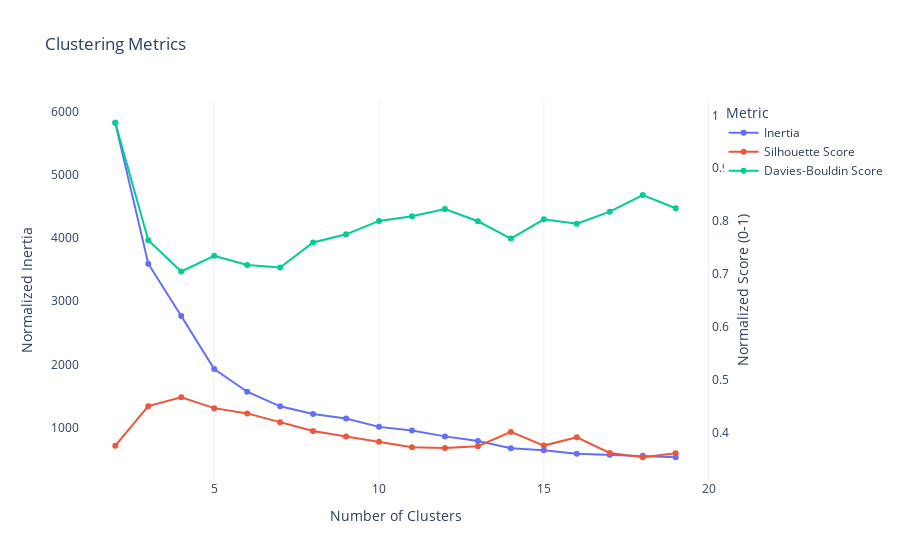

The notebook cell this image was saved under:
### Markdown cell above
## 4. Propose a k parameter for clustering using Linear Programming

The proposal is to use the data generated in the previous step to determine the number of clusters that will be needed to satisfy the demand. The objective is to minimize the total cost of the facilities.

### Code cell
# Example data (replace with your actual data)
data = population.copy()
data = data.loc[:, ["lat", "lon"]]

# Initialize dictionaries to store metrics
metrics = {"inertia": [], "silhouette": [], "davies_bouldin": []}

# Range for the number of clusters
cluster_range = range(2, 20)

# Calculate metrics for each number of clusters
for i in cluster_range:
    model = KMeans(n_clusters=i, random_state=0)
    model.fit(data[["lat", "lon"]])
    metrics["inertia"].append(model.inertia_)
    metrics["silhouette"].append(silhouette_score(data[["lat", "lon"]], model.labels_))
    metrics["davies_bouldin"].append(
        davies_bouldin_score(data[["lat", "lon"]], model.labels_)
    )

# Create interactive plots using Plotly
fig = go.Figure()

# Inertia Plot
fig.add_trace(
    go.Scatter(
        x=list(cluster_range),
        y=metrics["inertia"],
        mode="lines+markers",
        name="Inertia",
        yaxis="y",
    )
)

# Silhouette Plot
fig.add_trace(
    go.Scatter(
        x=list(cluster_range),
        y=metrics["silhouette"],
        mode="lines+markers",
        name="Silhouette Score",
        yaxis="y2",
    )
)

# Davies-Bouldin Plot
fig.add_trace(
    go.Scatter(
        x=list(cluster_range),
        y=metrics["davies_bouldin"],
        mode="lines+markers",
        name="Davies-Bouldin Score",
        yaxis="y2",
    )
)

# Update layout
fig.update_layout(
    title="Clustering Metrics",
    xaxis_title="Number of Clusters",
    yaxis_title="Inertia",
    legend_title="Metric",
    template="plotly_white",
    yaxis=dict(side="left", showgrid=False, zeroline=False, title="Normalized Inertia"),
    yaxis2=dict(
        side="right",
        overlaying="y",
        showgrid=False,
        zeroline=False,
        title="Normalized Score (0-1)",
        title_standoff=10,  # Adjust the distance between the axis title and axis tick labels
    ),
    margin=dict(r=100, t=100),  # Adjust the right and top margins
)

# Show plot
fig.show()

### Figure 1 — Plotly figure (JSON) as saved in the notebook; plotly's stock layout.template omitted (floating-point values rounded to 4 significant figures)
{"data": [{"mode": "lines+markers", "name": "Inertia", "type": "scatter", "x": [2, 3, 4, 5, 6, 7, 8, 9, 10, 11, 12, 13, 14, 15, 16, 17, 18, 19], "y": [5821.0, 3594.0, 2766.0, 1929.0, 1570.0, 1339.0, 1218.0, 1145.0, 1014.0, 956.0, 863.4, 790.8, 676.9, 642.4, 589.7, 574.0, 556.5, 533.5], "yaxis": "y"}, {"mode": "lines+markers", "name": "Silhouette Score", "type": "scatter", "x": [2, 3, 4, 5, 6, 7, 8, 9, 10, 11, 12, 13, 14, 15, 16, 17, 18, 19], "y": [0.3758, 0.4506, 0.4675, 0.4468, 0.4369, 0.4201, 0.4037, 0.3931, 0.3831, 0.3728, 0.3715, 0.3747, 0.4019, 0.376, 0.3918, 0.3622, 0.354, 0.3617], "yaxis": "y2"}, {"mode": "lines+markers", "name": "Davies-Bouldin Score", "type": "scatter", "x": [2, 3, 4, 5, 6, 7, 8, 9, 10, 11, 12, 13, 14, 15, 16, 17, 18, 19], "y": [0.986, 0.7638, 0.705, 0.7346, 0.7171, 0.7124, 0.7598, 0.7752, 0.8005, 0.8094, 0.8229, 0.7999, 0.7672, 0.8036, 0.7952, 0.8179, 0.8494, 0.8245], "yaxis": "y2"}], "layout": {"legend": {"title": {"text": "Metric"}}, "margin": {"r": 100, "t": 100}, "title": {"text": "Clustering Metrics"}, "xaxis": {"title": {"text": "Number of Clusters"}}, "yaxis": {"showgrid": false, "side": "left", "title": {"text": "Normalized Inertia"}, "zeroline": false}, "yaxis2": {"overlaying": "y", "showgrid": false, "side": "right", "title": {"standoff": 10, "text": "Normalized Score (0-1)"}, "zeroline": false}}}
